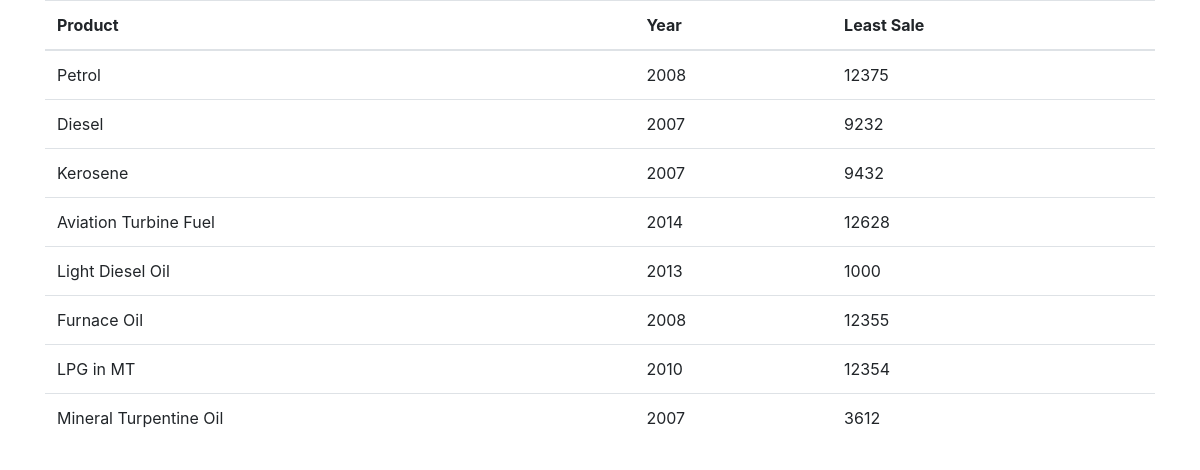
/leastsale/, run on the app's committed database.
### apicalls/models.py (models this page shows, shortened)
class Leastyear(models.Model):
    product = models.ForeignKey('Petroleum', on_delete=models.CASCADE)
    year = models.ForeignKey('Year', on_delete=models.CASCADE, null=True)
    leastsale = models.IntegerField()

class Petroleum(models.Model):
    name = models.CharField(max_length=50)
    def __str__(self):
        return self.name

class Year(models.Model):
    number = models.IntegerField()

### apicalls/views.py (the view)
# urls.py: path('leastsale/', views.leastsale, name='leastsale'),
def leastsale(request):
    petrol = Petroleum.objects.all()
    main = Main.objects.all()
    i=0
    for p in petrol:
        momo = Main.objects.filter(petroleum=p).annotate(Min('sale')).order_by('sale')[i]
        while momo.sale == 0:
            i = i+1
            momo = Main.objects.filter(petroleum=p).annotate(Min('sale')).order_by('sale')[i]
        i=0
        obj6, create = Leastyear.objects.get_or_create(product=momo.petroleum, year=momo.year, leastsale=momo.sale)
    data = Leastyear.objects.all()
    context = {
        'data': data,
    }
    return render(request, 'leastsale.html', context)

### templates/leastsale.html (shortened to what this page needs)
<!DOCTYPE html>
<html lang="en">
<head>
  <link rel="stylesheet" href="https://maxcdn.bootstrapcdn.com/bootstrap/4.5.2/css/bootstrap.min.css">
</head>
<body>
<div class="container">
    <table class="table">
    <thead>
      <tr>
        <th>Product</th>
        <th>Year</th>
        <th>Least Sale</th>
      </tr>
    </thead>
    <tbody>
    {% for d in data %}
        <tr>
            <td>{{d.product}}</td>
            <td>{{d.year.number}}</td>
            <td>{{d.leastsale}}</td>
        </tr>
     {% endfor %}
    </tbody>
  </table>
</div>
</body>
</html>
</body>
</html>

### data on the page
Leastyear: product "Petrol", year.number "2008", leastsale "12375"
Leastyear: product "Diesel", year.number "2007", leastsale "9232"
Leastyear: product "Kerosene", year.number "2007", leastsale "9432"
Leastyear: product "Aviation Turbine Fuel", year.number "2014", leastsale "12628"
Leastyear: product "Light Diesel Oil", year.number "2013", leastsale "1000"
Leastyear: product "Furnace Oil", year.number "2008", leastsale "12355"
Leastyear: product "LPG in MT", year.number "2010", leastsale "12354"
Leastyear: product "Mineral Turpentine Oil", year.number "2007", leastsale "3612"
